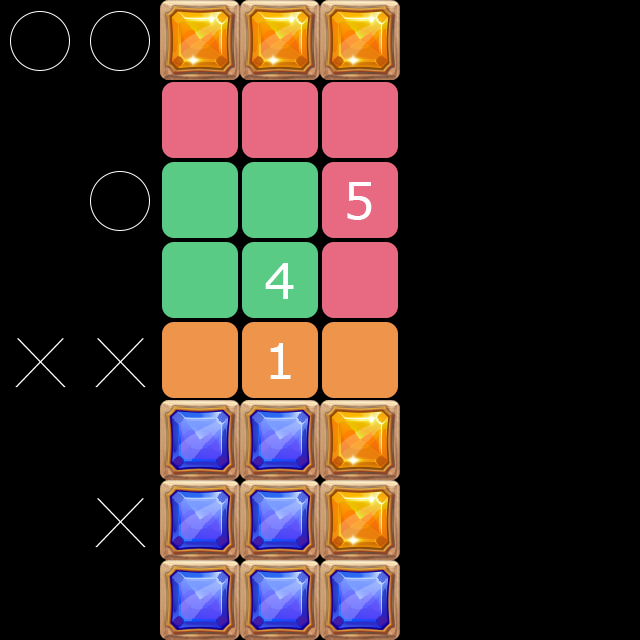

A 2D game scene composited from a Tiled map and its tileset images. What follows is a short description and the map's XML, with every tile layer's data as written:
An orthogonal 8x8 tile map with 80x80 px tiles, 2 tile layers (块层 1, 块层 2), 4 hidden layers not drawn, 2 tilesets.

<map version="1.0" tiledversion="1.1.5" orientation="orthogonal" renderorder="right-down" width="8" height="8" tilewidth="80" tileheight="80" infinite="0" nextobjectid="1">
 <tileset firstgid="1" name="tile" tilewidth="80" tileheight="80" tilecount="7" columns="7">
  <image source="tilesetb.png" width="560" height="80" />
 </tileset>
 <tileset firstgid="8" name="tileset" tilewidth="400" tileheight="400" tilecount="36" columns="6">
  <image source="tileset2.png" width="2400" height="2400" />
 </tileset>
 <layer name="块层 1" width="8" height="8">
  <data encoding="csv">
0,0,4,4,4,0,0,0,
0,0,0,0,0,0,0,0,
0,0,0,0,0,0,0,0,
0,0,0,0,0,0,0,0,
0,0,0,0,0,0,0,0,
0,0,6,6,4,0,0,0,
0,0,6,6,4,0,0,0,
0,0,6,6,6,0,0,0
</data>
 </layer>
 <layer name="块层 2" width="8" height="8">
  <properties>
   <property name="order" value="102" />
   <property name="sBlanks" type="int" value="0" />
   <property name="spos0" value="10" />
   <property name="spos1" value="00" />
   <property name="spos2" value="12" />
  </properties>
  <data encoding="csv">
0,0,0,0,0,0,0,0,
0,0,0,0,0,0,0,0,
0,0,0,0,0,0,0,0,
0,0,0,0,0,0,0,0,
12,13,0,0,0,0,0,0,
0,0,0,0,0,0,0,0,
0,9,0,0,0,0,0,0,
0,0,0,0,0,0,0,0
</data>
 </layer>
 <layer name="块层 3" width="8" height="8" visible="0">
  <data encoding="csv">
0,0,0,0,0,0,0,0,
0,0,0,0,0,0,0,0,
4,4,0,6,6,6,6,6,
4,4,0,5,5,5,5,6,
4,4,0,5,5,5,5,6,
0,0,0,0,0,0,0,0,
0,0,0,0,0,0,0,0,
0,0,0,0,0,0,0,0
</data>
 </layer>
 <layer name="块层 4" width="8" height="8" visible="0">
  <properties>
   <property name="order" value="1" />
   <property name="sBlanks" type="int" value="2" />
   <property name="spos0" value="01" />
  </properties>
  <data encoding="csv">
0,0,0,0,0,0,0,0,
0,0,0,0,0,0,0,0,
0,0,0,0,0,0,0,0,
0,0,0,0,0,0,0,0,
0,0,0,0,0,0,0,0,
20,0,0,0,0,0,0,0,
0,0,0,0,0,0,0,0,
0,0,0,0,0,0,0,0
</data>
 </layer>
 <layer name="块层 5" width="8" height="8" visible="0">
  <data encoding="csv">
0,0,0,1,1,0,0,0,
0,0,0,1,1,0,0,0,
0,0,0,4,4,0,0,0,
1,1,4,0,0,4,1,1,
1,1,4,0,0,4,1,1,
0,0,0,4,4,0,0,0,
0,0,0,1,1,0,0,0,
0,0,0,1,1,0,0,0
</data>
 </layer>
 <layer name="块层 6" width="8" height="8" visible="0">
  <properties>
   <property name="order" value="1" />
   <property name="sBlanks" type="int" value="2" />
   <property name="spos0" value="11" />
  </properties>
  <data encoding="csv">
0,0,0,0,0,0,0,0,
0,0,0,0,0,0,0,0,
0,0,0,0,0,0,0,0,
0,0,0,0,0,0,0,0,
0,0,0,0,0,0,0,0,
0,12,0,0,0,0,0,0,
0,0,0,0,0,0,0,0,
0,0,0,0,0,0,0,0
</data>
 </layer>
</map>
